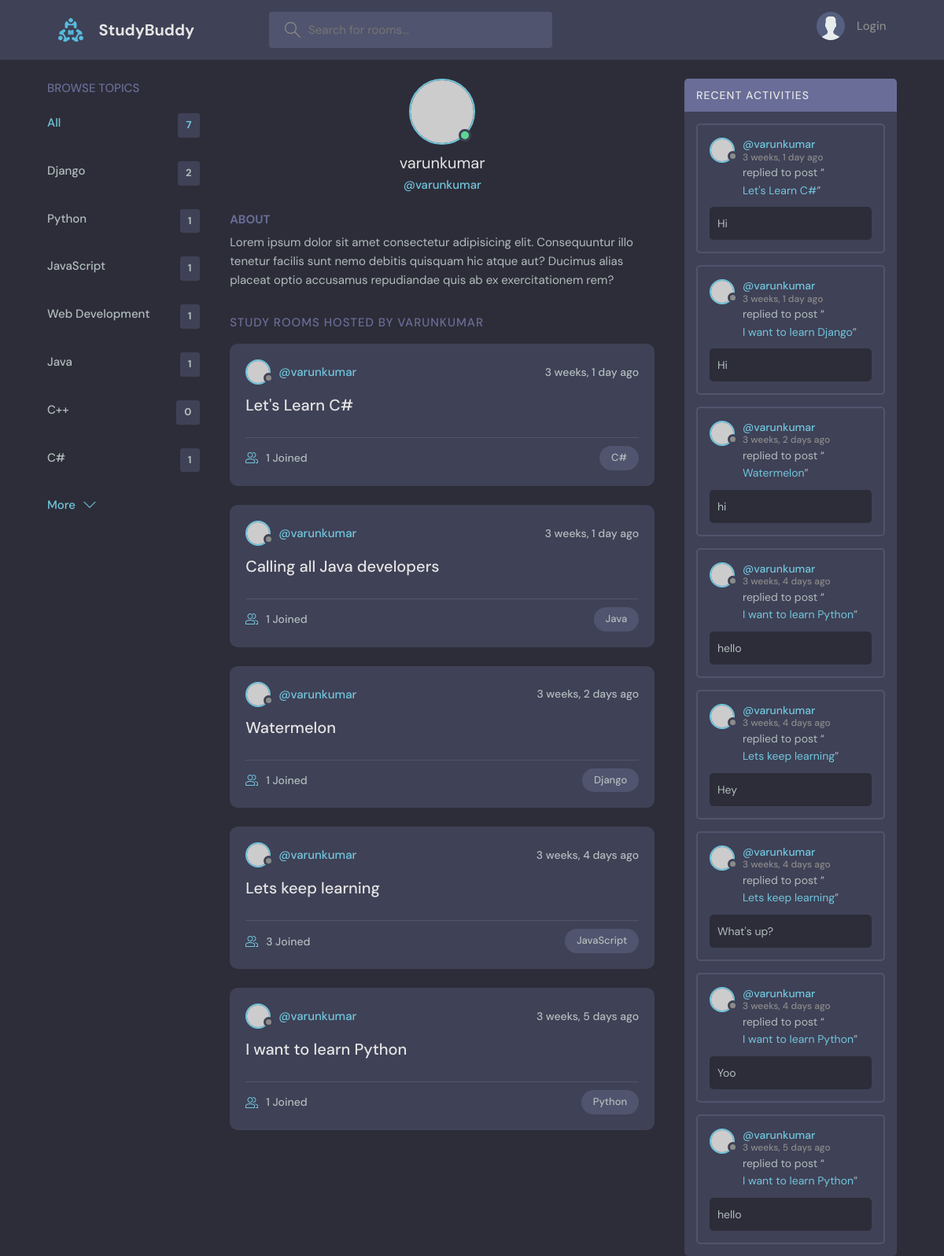
Page /profile/1/ on the committed database.
### base/models.py (models this page shows, shortened)
class Topic(models.Model):
    name = models.CharField(max_length=200)

class Room(models.Model):
    host = models.ForeignKey(User,on_delete=models.SET_NULL,null=True)
    topic = models.ForeignKey(Topic,on_delete=models.SET_NULL,null=True)
    name=models.CharField(max_length=200)
    description=models.TextField(null=True,blank=True)
    participants=models.ManyToManyField(User,related_name='participants',blank=True)
    updated=models.DateTimeField(auto_now=True)
    created=models.DateTimeField(auto_now_add=True)
    class Meta:
        ordering=['-updated','-created']
    def __str__(self):
        return self.name

class Messages(models.Model):
    user = models.ForeignKey(User,on_delete=models.CASCADE)
    room = models.ForeignKey(Room,on_delete=models.CASCADE)
    body=models.TextField()
    updated=models.DateTimeField(auto_now=True)
    created=models.DateTimeField(auto_now_add=True)
    class Meta:
        ordering=['-updated','-created']
    def __str__(self):
        return self.body[0:50]

### base/views.py (the view)
# urls.py: path('profile/<str:pk>/',views.userProfile,name='profile'),
def userProfile(request,pk):
    user=User.objects.get(id=pk)
    topics=Topic.objects.all()
    rooms=user.room_set.all()
    room_messages=user.messages_set.all()
    context={'topics':topics,'user':user,'rooms':rooms,'room_messages':room_messages}
    return render(request,'base/profile.html',context)

### base/templates/base/profile.html (shortened to what this page needs)
{% extends 'main.html' %}
{% block content%}
  <main class="profile-page layout layout--3">
    <div class="container">
      {% include 'base/topics_component.html' %}
      <div class="roomList">
        <div class="profile">
          <div class="profile__avatar">
            <div class="avatar avatar--large active">
              <img src="https://randomuser.me/api/portraits/men/11.jpg" />
            </div>
          </div>
          <div class="profile__info">
            <h3>{{user.username}}</h3>
            <p>@{{user.username}}</p>
          </div>
          <div class="profile__about">
            <h3>About</h3>
            <p>
              Lorem ipsum dolor sit amet consectetur adipisicing elit. Consequuntur illo tenetur
              facilis sunt nemo debitis quisquam hic atque aut? Ducimus alias placeat optio
              accusamus repudiandae quis ab ex exercitationem rem?
            </p>
          </div>
        </div>
        <div class="roomList__header">
          <div>
            <h2>Study Rooms Hosted by {{user.username}}</a>
            </h2>
          </div>
        </div>
        {% include 'base/feed_component.html' %}
      </div>
      {% include 'base/activity_component.html' %}
    </div>
  </main>
{% endblock %}

### templates/main.html (shortened to what this page needs)
<!DOCTYPE html>
{% load static %}
<html lang="en">
  <head>
    <link rel="stylesheet" href="{% static 'styles/style.css' %}" />
  </head>
  <body>
    {% include 'navbar.html' %}
    {% block content%}
    {% endblock %}
  </body>
</html>

### templates/navbar.html (shortened to what this page needs)
{% load static %}
<header class="header header--loggedIn">
    <div class="container">
      <a href="{% url 'home' %}" class="header__logo">
        <img src="{%  static 'images/logo.svg' %}" />
        <h1>StudyBuddy</h1>
      </a>
      <form class="header__search" method="get" action="{% url 'home' %}">
        <label>
          <input type="text" name="q" placeholder="Search for rooms..." />
        </label>
      </form>
      <nav class="header__menu">
        {% if request.user.is_authenticated %}
        <div class="header__user">
          <a href="{% url 'profile' request.user.id %}">
            <div class="avatar avatar--medium active">
              <img src="https://randomuser.me/api/portraits/men/37.jpg" />
            </div>
            <p>{{request.user.username}}<span>@{{request.user.username}}</span></p>
          </a>
          <button class="dropdown-button">
            <svg version="1.1" xmlns="http://www.w3.org/2000/svg" width="32" height="32" viewBox="0 0 32 32">
              <title>chevron-down</title>
              <path d="M16 21l-13-13h-3l16 16 16-16h-3l-13 13z"></path>
            </svg>
          </button>
        </div>
        {% else %}
        <a href="{% url 'login' %}">
          <img src="{%  static 'images/avatar.svg' %}" />
          <p>Login</p>
        </a>
        {% endif %}
      </nav>
    </div>
  </header>

### base/templates/base/topics_component.html
<div class="topics">
    <div class="topics__header">
      <h2>Browse Topics</h2>
    </div>
    <ul class="topics__list">
      <li>
        <a href="{% url 'home' %}" class="active">All <span>{{topics.count}}</span></a>
      </li>
      {% for topic in topics%}
      <li>
        <a href="{% url 'home' %}?q={{topic.name}}">{{topic.name}} <span>{{topic.room_set.all.count}}</span></a>
      </li>
      {% endfor %}
    </ul>
    <a class="btn btn--link" href="{% url 'topics' %}">
      More
      <svg version="1.1" xmlns="http://www.w3.org/2000/svg" width="32" height="32" viewBox="0 0 32 32">
        <title>chevron-down</title>
        <path d="M16 21l-13-13h-3l16 16 16-16h-3l-13 13z"></path>
      </svg>
    </a>
  </div>

### base/templates/base/feed_component.html (shortened to what this page needs)
{% for room in rooms %}
<div class="roomListRoom">
    <div class="roomListRoom__header">
      <a href="{% url 'profile' room.host.id %}" class="roomListRoom__author">
        <div class="avatar avatar--small">
          <img src="https://randomuser.me/api/portraits/women/11.jpg" />
        </div>
        <span>@{{room.host.username}}</span>
      </a>
      <div class="roomListRoom__actions">
        <span>{{room.created|timesince}} ago</span>
      </div>
    </div>
    <div class="roomListRoom__content">
      <a href="{% url 'room' room.id %}">{{room.name}}</a>
    </div>
    <div class="roomListRoom__meta">
      <a href="{% url 'room' room.id %}" class="roomListRoom__joined">
        {{room.participants.all.count}} Joined
      </a>
      <p class="roomListRoom__topic">{{room.topic.name}}</p>
    </div>
</div>
{% endfor %}

### base/templates/base/activity_component.html (shortened to what this page needs)
<div class="activities">
    <div class="activities__header">
      <h2>Recent Activities</h2>
    </div>
    {% for message in room_messages %}
    <div class="activities__box">
      <div class="activities__boxHeader roomListRoom__header">
        <a href="{% url 'profile' message.user.id %}" class="roomListRoom__author">
          <div class="avatar avatar--small">
            <img src="https://randomuser.me/api/portraits/women/11.jpg" />
          </div>
          <p>
            @{{message.user}}
            <span>{{message.created|timesince}} ago</span>
          </p>
        </a>
      </div>
      <div class="activities__boxContent">
        <p>replied to post “<a href="{% url 'room' message.room.id %}">{{message.room}}</a>”</p>
        <div class="activities__boxRoomContent">
            {{message}}
        </div>
      </div>
    </div>
    {% endfor%}
</div>

### rows in the picture
Topic: name "Django", room_set.all.count "2"
Topic: name "Python", room_set.all.count "1"
Topic: name "JavaScript", room_set.all.count "1"
Topic: name "Web Development", room_set.all.count "1"
Topic: name "Java", room_set.all.count "1"
Topic: name "C++", room_set.all.count "0"
Topic: name "C#", room_set.all.count "1"
Room: host.username "varunkumar", created "3 weeks, 1 day", name "Let's Learn C#", participants.all.count "1", topic.name "C#"
Room: host.username "varunkumar", created "3 weeks, 1 day", name "Calling all Java developers", participants.all.count "1", topic.name "Java"
Room: host.username "varunkumar", created "3 weeks, 2 days", name "Watermelon", participants.all.count "1", topic.name "Django"
Room: host.username "varunkumar", created "3 weeks, 4 days", name "Lets keep learning", participants.all.count "3", topic.name "JavaScript"
Room: host.username "varunkumar", created "3 weeks, 5 days", name "I want to learn Python", participants.all.count "1", topic.name "Python"
Messages: user "varunkumar", created "3 weeks, 1 day", room "Let's Learn C#", body "Hi"
Messages: user "varunkumar", created "3 weeks, 1 day", room "I want to learn Django", body "Hi"
Messages: user "varunkumar", created "3 weeks, 2 days", room "Watermelon", body "hi"
Messages: user "varunkumar", created "3 weeks, 4 days", room "I want to learn Python", body "hello"
Messages: user "varunkumar", created "3 weeks, 4 days", room "Lets keep learning", body "Hey"
Messages: user "varunkumar", created "3 weeks, 4 days", room "Lets keep learning", body "What's up?"
Messages: user "varunkumar", created "3 weeks, 4 days", room "I want to learn Python", body "Yoo"
Messages: user "varunkumar", created "3 weeks, 5 days", room "I want to learn Python", body "hello"

### other values in the picture
{{ topics.count }} "7"
{{ user.username }} "varunkumar"
{{ user.username }} "VARUNKUMAR"
